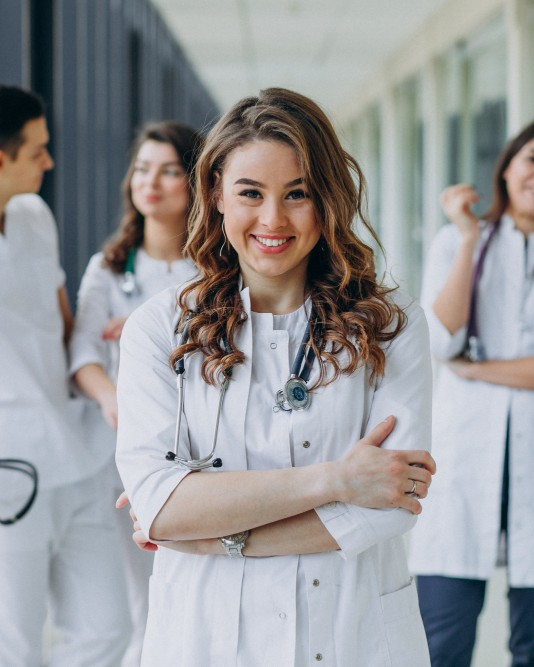
#> input picture NeurAI/assets/about.jpg, 534 x 667 px
$ python -i segmentation.py   (imports and definitions only)
#> lines starting #> are read from the running program, lines starting #| are printed output that depends on the picture; after the words box and inside, x2 and y2 are one past the last pixel; in counts of white or black regions, pixels touching at a corner belong together
#> further down, picture is the input picture: shape (667, 534, 3); mean B, G, R 154.6, 152.7, 152.6
import cv2
import numpy as np

def apply_watershed_segmentation(image):
    """Apply watershed segmentation to the image."""

    # Convert to grayscale
    gray = cv2.cvtColor(image, cv2.COLOR_BGR2GRAY)
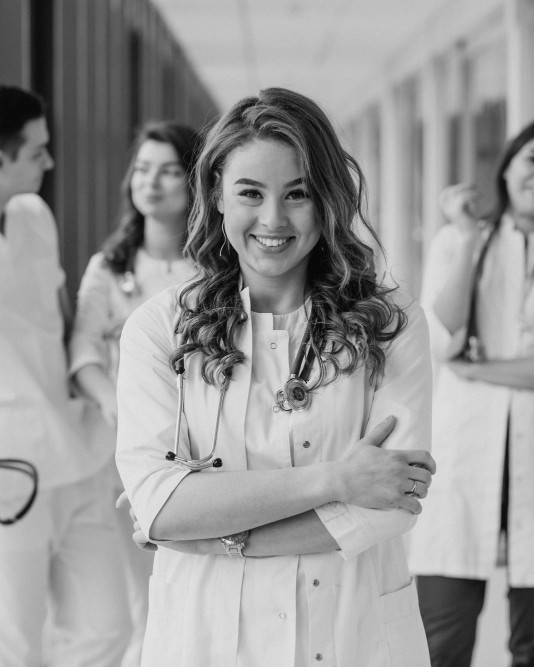
#> gray: shape (667, 534); min 1, max 238, mean 152.9

    # Apply GaussianBlur to reduce noise
    blurred = cv2.GaussianBlur(gray, (5, 5), 0)

    # Apply Otsu's thresholding after Gaussian filtering
    _, thresh = cv2.threshold(blurred, 0, 255, cv2.THRESH_BINARY_INV + cv2.THRESH_OTSU)
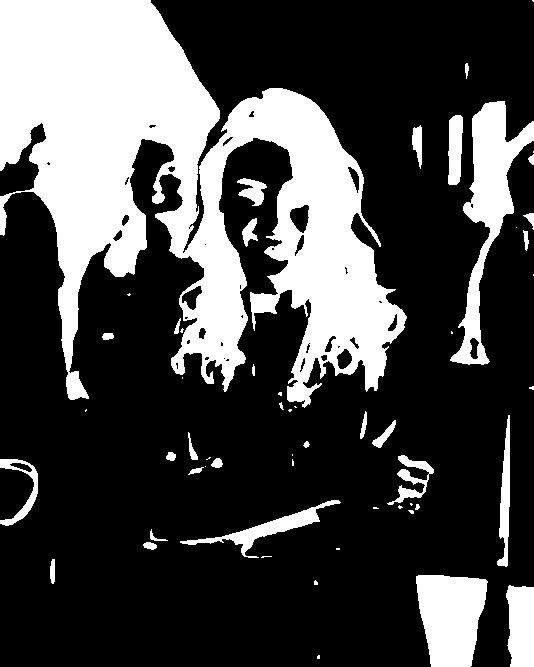
#> thresh: shape (667, 534); 28% white; 56 white regions (25 under 20 px), largest, box (x1, y1, x2, y2) and area: (0, 0, 407, 408) 78204, (450, 101, 534, 365) 6723, (416, 575, 488, 667) 5152

    # Morphological operations to remove small noise and fill small holes
    kernel = np.ones((3, 3), np.uint8)
    opening = cv2.morphologyEx(thresh, cv2.MORPH_OPEN, kernel, iterations=2)
#> opening: shape (667, 534); 27.1% white; 40 white regions, largest, box (x1, y1, x2, y2) and area: (0, 0, 406, 404) 75343, (452, 101, 534, 364) 6665, (416, 575, 487, 667) 5150

    # Dilation to get sure background
    sure_bg = cv2.dilate(opening, kernel, iterations=3)
#> sure_bg: shape (667, 534); 33.6% white; 27 white regions, largest, box (x1, y1, x2, y2) and area: (0, 0, 409, 407) 89194, (449, 98, 534, 367) 9273, (413, 572, 490, 667) 6024

    # Distance transform to get sure foreground
    dist_transform = cv2.distanceTransform(opening, cv2.DIST_L2, 5)
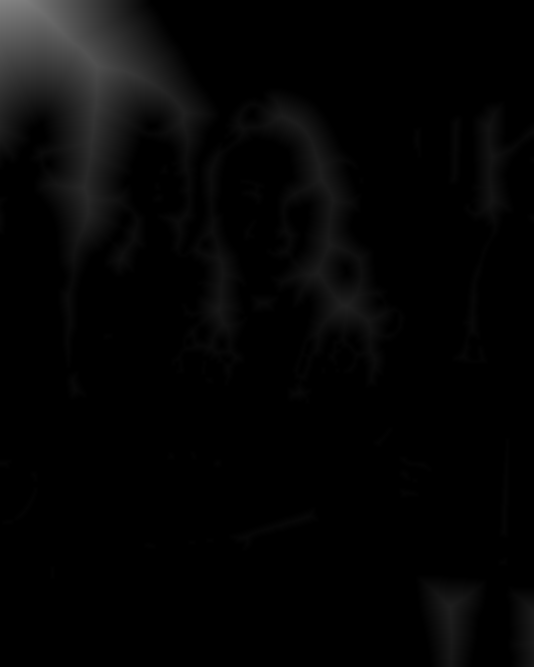
#> dist_transform: shape (667, 534) float32; min 0, max 131.1, mean 5.2
    _, sure_fg = cv2.threshold(dist_transform, 0.7 * dist_transform.max(), 255, 0)
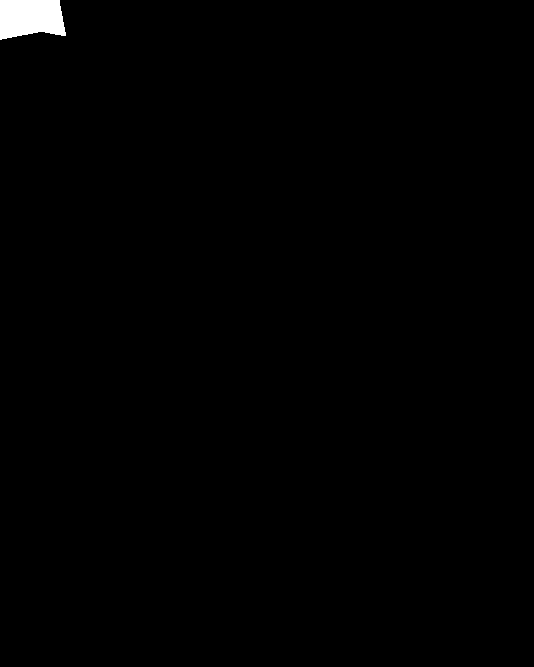
#> sure_fg: shape (667, 534) float32; 0.62% white; 1 white region, box (x1, y1, x2, y2) and area: (0, 0, 66, 40) 2210

    # Convert sure foreground to uint8 type
    sure_fg = np.uint8(sure_fg)

    # Find the unknown region (area between background and foreground)
    unknown = cv2.subtract(sure_bg, sure_fg)
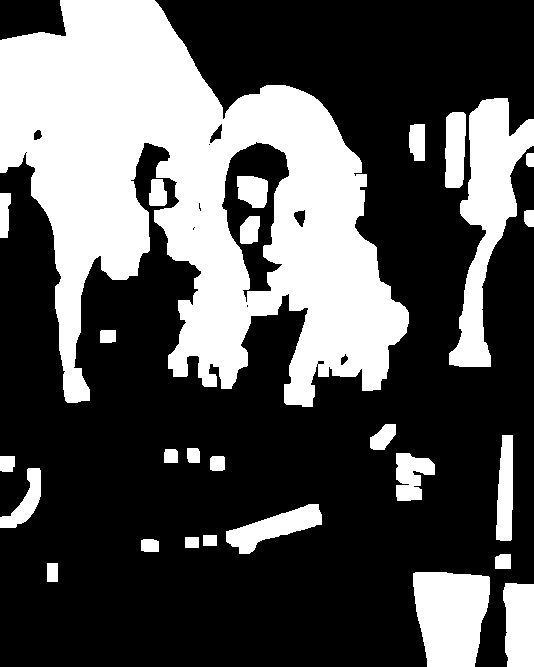
#> unknown: shape (667, 534); 33% white; 27 white regions, largest, box (x1, y1, x2, y2) and area: (0, 0, 409, 407) 86984, (449, 98, 534, 367) 9273, (413, 572, 490, 667) 6024

    # Label the markers
    _, markers = cv2.connectedComponents(sure_fg)

    # Add one to all the markers so that the sure background is not 0, but 1
    markers = markers + 1
    markers[unknown == 255] = 0
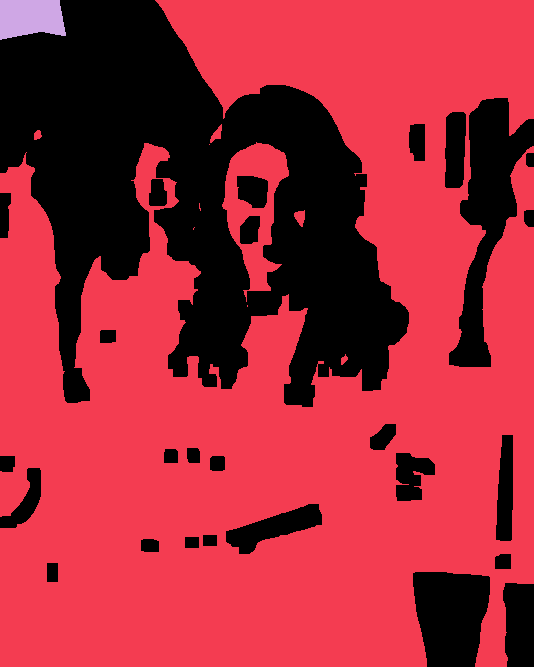
#> markers: shape (667, 534) int32; 3 distinct labels, from 0 to 2; one colour per label, 0 black

    # Apply the watershed algorithm
    cv2.watershed(image, markers)

    # Mark boundaries with red where marker is -1 (the boundaries detected by watershed)
    image[markers == -1] = [0, 0, 255]  # Red boundaries for segmentation result

    # Optionally, overlay the segmented regions with color
    image[markers > 1] = [0, 255, 0]  # Color segmented areas green (optional)
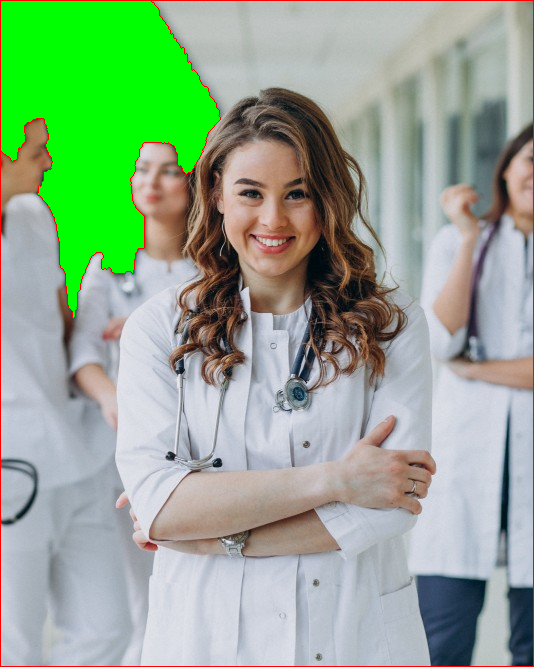
#> image: shape (667, 534, 3); mean B, G, R 144.5, 171, 146.7

    # Display the segmented image
    cv2.imshow('Watershed Segmentation', image)
    cv2.waitKey(0)
    cv2.destroyAllWindows()

    return image

>>> import cv2
>>> picture = cv2.imread('../NeurAI/assets/about.jpg')
>>> result = apply_watershed_segmentation(picture)

$ run again, on NeurAI/assets/choose-us.jpg
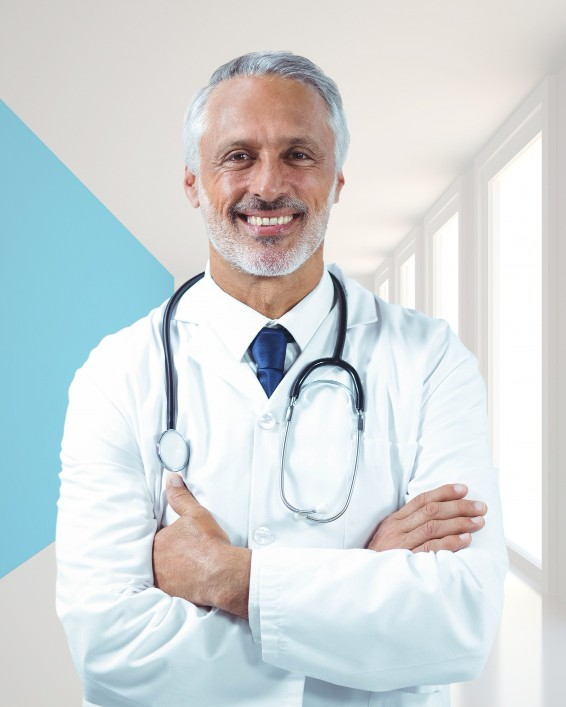
#> input picture NeurAI/assets/choose-us.jpg, 566 x 707 px
#> picture is the input picture: shape (707, 566, 3); mean B, G, R 217.7, 216.4, 210.3
#> in apply_watershed_segmentation, `_, thresh = cv2.threshold(blurred, 0, 255, cv2.THRESH_BINARY_INV + cv2..`:
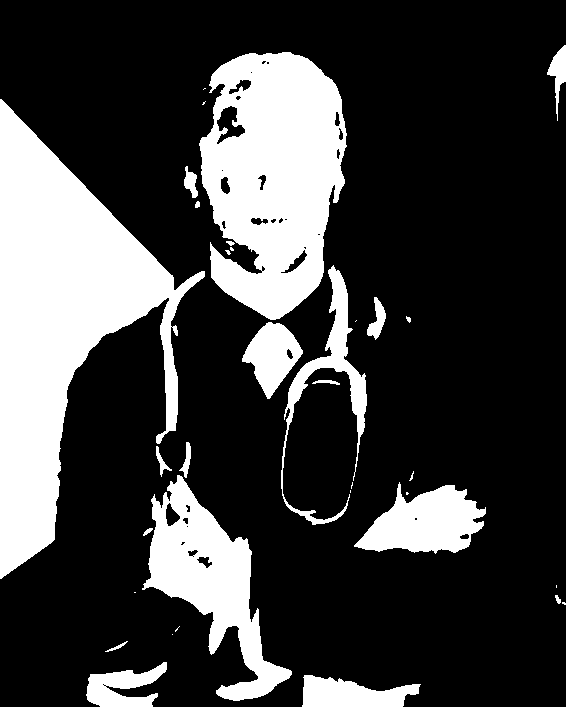
#> thresh: shape (707, 566); 25% white; 34 white regions (14 under 20 px), largest, box (x1, y1, x2, y2) and area: (0, 99, 205, 579) 41025, (199, 52, 347, 320) 27936, (142, 475, 292, 701) 12341
#> opening: shape (707, 566); 24.5% white; 18 white regions, largest, box (x1, y1, x2, y2) and area: (0, 100, 205, 578) 40893, (200, 52, 346, 320) 27487, (144, 476, 291, 701) 12128
#> sure_bg: shape (707, 566); 29.1% white; 9 white regions, largest, box (x1, y1, x2, y2) and area: (0, 49, 370, 581) 85472, (141, 443, 294, 704) 15764, (354, 482, 489, 555) 7018
#> unknown: shape (707, 566); 28.4% white; 9 white regions, largest, box (x1, y1, x2, y2) and area: (0, 49, 370, 581) 82736, (141, 443, 294, 704) 15764, (354, 482, 489, 555) 7018
#> in apply_watershed_segmentation, `image[markers > 1] = [0, 255, 0]`:
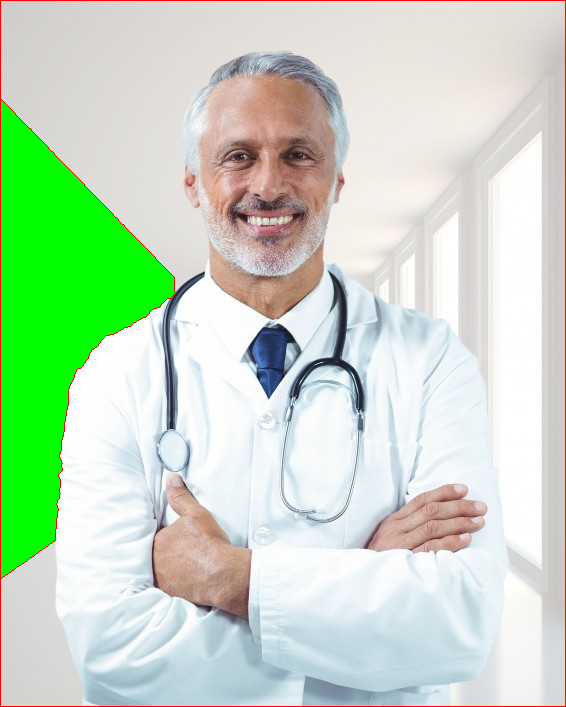
#> image: shape (707, 566, 3); mean B, G, R 194.5, 219.6, 197.2

$ run again, on NeurAI/assets/doctor-2.jpg
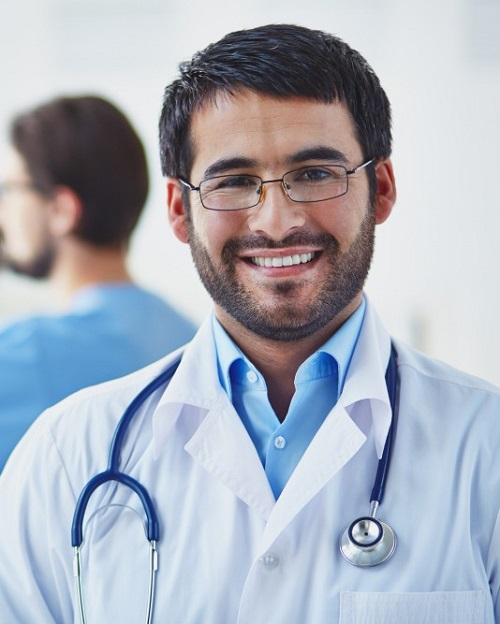
#> input picture NeurAI/assets/doctor-2.jpg, 500 x 624 px
#> picture is the input picture: shape (624, 500, 3); mean B, G, R 187.5, 176, 170.1
#> in apply_watershed_segmentation, `_, thresh = cv2.threshold(blurred, 0, 255, cv2.THRESH_BINARY_INV + cv2..`:
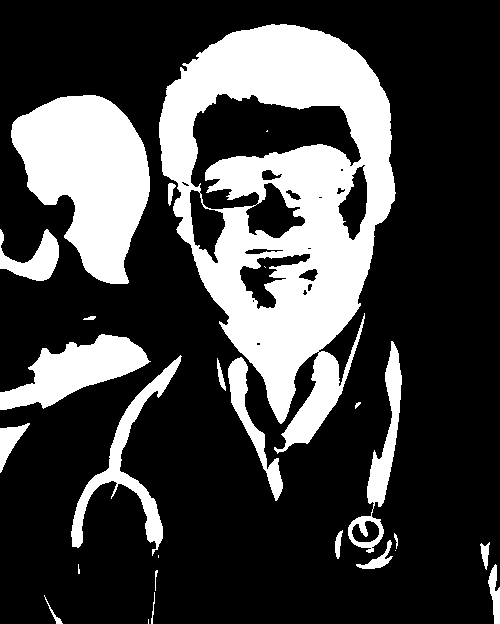
#> thresh: shape (624, 500); 26.7% white; 26 white regions (6 under 20 px), largest, box (x1, y1, x2, y2) and area: (159, 24, 396, 454) 49443, (11, 95, 150, 284) 16419, (0, 334, 151, 410) 5458
#> opening: shape (624, 500); 26% white; 20 white regions, largest, box (x1, y1, x2, y2) and area: (159, 24, 395, 446) 48605, (11, 95, 150, 284) 16413, (0, 335, 148, 410) 5429
#> sure_bg: shape (624, 500); 32.8% white; 13 white regions, largest, box (x1, y1, x2, y2) and area: (156, 21, 398, 501) 61790, (0, 92, 153, 287) 20683, (0, 332, 151, 413) 6835
#> unknown: shape (624, 500); 32.1% white; 13 white regions, largest, box (x1, y1, x2, y2) and area: (156, 21, 398, 501) 61411, (0, 92, 153, 287) 18889, (0, 332, 151, 413) 6835
#> in apply_watershed_segmentation, `image[markers > 1] = [0, 255, 0]`:
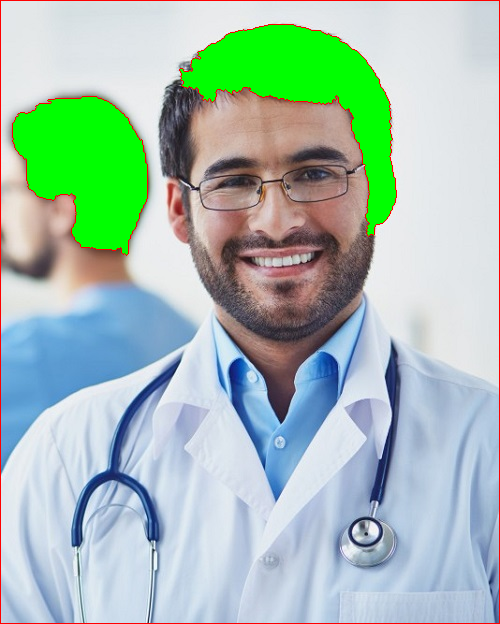
#> image: shape (624, 500, 3); mean B, G, R 180, 192.8, 165.2
